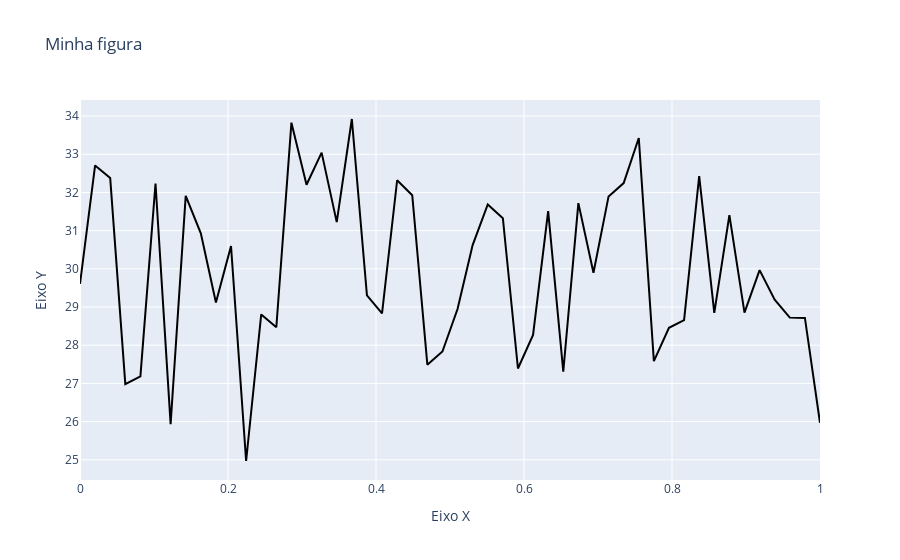

The notebook cell saved with this chart:
### Code cell
# Plotando a figura

linha = [go.Scatter(
    x = x,
    y = random_y,
    mode = 'lines',
    name = 'Linha 1',
    line = dict(color='black')
)]

layout = go.Layout(
    title = 'Minha figura',
    xaxis = dict(title = 'Eixo X'),
    yaxis= dict(title= 'Eixo Y')
)

fig = go.Figure(data= linha, layout=layout)

fig.show()

### Figure 1 — Plotly figure (JSON) as saved in the notebook; plotly's stock layout.template omitted (floating-point values rounded to 4 significant figures)
{"data": [{"line": {"color": "black"}, "mode": "lines", "name": "Linha 1", "type": "scatter", "x": [0, 0.02041, 0.04082, 0.06122, 0.08163, 0.102, 0.1224, 0.1429, 0.1633, 0.1837, 0.2041, 0.2245, 0.2449, 0.2653, 0.2857, 0.3061, 0.3265, 0.3469, 0.3673, 0.3878, 0.4082, 0.4286, 0.449, 0.4694, 0.4898, 0.5102, 0.5306, 0.551, 0.5714, 0.5918, 0.6122, 0.6327, 0.6531, 0.6735, 0.6939, 0.7143, 0.7347, 0.7551, 0.7755, 0.7959, 0.8163, 0.8367, 0.8571, 0.8776, 0.898, 0.9184, 0.9388, 0.9592, 0.9796, 1], "y": [29.61, 32.71, 32.38, 26.98, 27.19, 32.23, 25.93, 31.91, 30.93, 29.12, 30.6, 24.97, 28.81, 28.47, 33.83, 32.2, 33.04, 31.22, 33.92, 29.31, 28.83, 32.32, 31.93, 27.49, 27.84, 28.95, 30.62, 31.69, 31.33, 27.39, 28.27, 31.51, 27.31, 31.72, 29.9, 31.9, 32.24, 33.43, 27.58, 28.46, 28.66, 32.43, 28.85, 31.41, 28.85, 29.97, 29.19, 28.72, 28.71, 25.97]}], "layout": {"title": {"text": "Minha figura"}, "xaxis": {"title": {"text": "Eixo X"}}, "yaxis": {"title": {"text": "Eixo Y"}}}}
